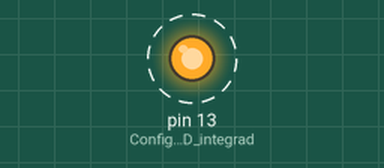
The sketch below on a simulated Arduino Nano, built with avr-gcc and run on an emulated ATmega328P. On the bench: output pins drawn as LEDs (lit = HIGH). Dashed ring = blinking.

Above: at 0.05 s.
Timing chart, 0 to 3.0 s (numbered marks = the images above):
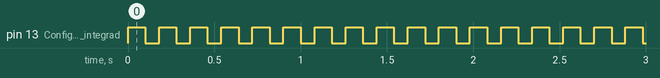

Measured:
- by itself, pin 13 (Configura_el_LED_integrad): alternates HIGH for 0.10 s and LOW for 0.08 s

The sketch:

Led_de_estado_intermitente.ino
```cpp
void setup() {

  pinMode(LED_BUILTIN, OUTPUT); // Configura el LED integrado como salida
}

void loop() {
  digitalWrite(LED_BUILTIN, HIGH); // Enciende el LED
  delay(100);                      // Espera 500 ms
  digitalWrite(LED_BUILTIN, LOW);  // Apaga el LED
  delay(80);                      // Espera 500 ms
}
```
